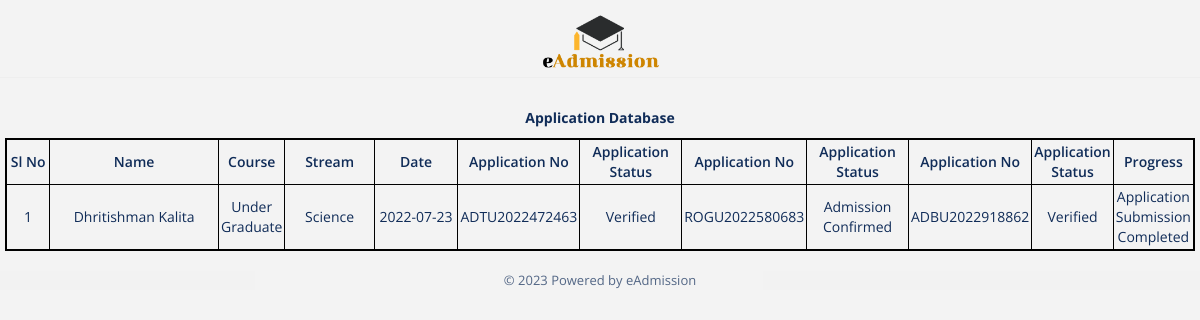
Screenshot of /application-database.php (signed in) with the database file from the repository.
### tables this page shows
CREATE TABLE `registration_details` (
  `s_id` int(11) NOT NULL,
  `s_name` varchar(50) DEFAULT NULL,
  `s_email` varchar(50) DEFAULT NULL,
  `s_phone` varchar(10) DEFAULT NULL,
  `s_password` varchar(50) DEFAULT NULL,
  `s_institute1` varchar(100) DEFAULT NULL,
  `s_institute2` varchar(100) DEFAULT NULL,
  `s_institute3` varchar(100) DEFAULT NULL,
  `s_stream` varchar(100) DEFAULT NULL,
  `s_course` varchar(100) DEFAULT NULL,
  `s_aplno1` varchar(20) DEFAULT NULL,
  `s_aplno2` varchar(20) DEFAULT NULL,
  `s_aplno3` varchar(20) DEFAULT NULL,
  `s_apldate` date DEFAULT NULL,
  `s_aplstatus1` int(11) DEFAULT 0,
  `s_aplstatus2` int(11) DEFAULT 0,
  `s_aplstatus3` int(11) DEFAULT 0,
  `s_status` int(11) NOT NULL DEFAULT 1
);

### application-database.php (the view, shortened to what this page needs)
<?php
    require("connection.php");
    require("header.php");
    $year = date("Y");
    $count = 1;
        ?>
        <?php
    $sql_total_application = "SELECT * FROM registration_details";
    $result_total_application = mysqli_query($connect, $sql_total_application);
    $info_total_application = mysqli_fetch_all($result_total_application, MYSQLI_ASSOC);
?>
<!DOCTYPE html>
<html lang="en">
<head>
    <link rel="stylesheet" href="https://cdnjs.cloudflare.com/ajax/libs/twitter-bootstrap/3.3.7/css/bootstrap.min.css">
    <link rel="stylesheet" href="https://cdnjs.cloudflare.com/ajax/libs/animate.css/3.5.2/animate.min.css">
    <link rel="stylesheet" href="css/application-database.css">
</head>
<body>
    <div class="page-header">
        <div class="page-title-logo">
            <img class="page-title-logo-image" src="assets/images/eadmission-logo.PNG" alt="Logo">
        </div>
    </div>
    <div class="application-data">
        <div class="table-title">Application Database</div>
        <table class="applications-database">
        <tr>
                <th class="narrow">Sl No</th>
                <th class="special">Name</th>
                <th class="narrow">Course</th>
                <th class="regular">Stream</th>
                <th class="regular">Date</th>
                <th class="regular">Application No</th>
                <th class="regular">Application Status</th>
                <th class="regular">Application No</th>
                <th class="regular">Application Status</th>
                <th class="regular">Application No</th>
                <th class="regular">Application Status</th>
                <th class="regular">Progress</th>
            </tr>
            <?php foreach($info_total_application as $application){
                if($application['s_aplstatus1']==0){
                    $aplstatus1 = "Pending";
                }elseif($application['s_aplstatus1']==1){
                    $aplstatus1 = "Verified";
                }elseif($application['s_aplstatus1']==2){
                    $aplstatus1 = "Rejected";
                }elseif($application['s_aplstatus1']==3){
                    $aplstatus1 = "Admission Confirmed";
                }
                if($application['s_aplstatus2']==0){
                    $aplstatus2 = "Pending";
                }elseif($application['s_aplstatus2']==1){
                    $aplstatus2 = "Verified";
                }elseif($application['s_aplstatus2']==2){
                    $aplstatus2 = "Rejected";
                }elseif($application['s_aplstatus2']==3){
                    $aplstatus2 = "Admission Confirmed";
                }
                if($application['s_aplstatus3']==0){
                    $aplstatus3 = "Pending";
                }elseif($application['s_aplstatus3']==1){
                    $aplstatus3 = "Verified";
                }elseif($application['s_aplstatus3']==2){
                    $aplstatus3 = "Rejected";
                }elseif($application['s_aplstatus3']==3){
                    $aplstatus3 = "Admission Confirmed";
                }
                if($application['s_status']==1){
                    $progress = "Applicant Registered";
                } elseif($application['s_status']==2){
                    $progress = "Registration Details Submitted";
                } elseif($application['s_status']==3){
                    $progress = "Residential Details Submitted";
                } elseif($application['s_status']==4){
                    $progress = "Personal Details Submitted";
                } elseif($application['s_status']==5){
                    $progress = "Family Details Submitted";
                } elseif($application['s_status']==6){
                    $progress = "Bank Details Submitted";
                } elseif($application['s_status']==7){
                    $progress = "Additional Details Submitted";
                } elseif($application['s_status']==8){
                    $progress = "Academic Details Submitted";
                } elseif($application['s_status']==9){
                    $progress = "Course Details Submitted";
                } elseif($application['s_status']>=10){
                    $progress = "Application Submission Completed";
                }
            ?>
            <tr>
                <td class="narrow"><?php echo $count++ ?></td>
                <td class="special"><?php echo $application['s_name'] ?></td>
                <td class="narrow"><?php echo $application['s_course'] ?></td>
                <td class="regular"><?php echo $application['s_stream'] ?></td>
                <td class="regular"><?php echo $application['s_apldate'] ?></td>
                <td class="regular"><?php echo $application['s_aplno1'] ?></td>
                <td class="regular"><?php echo $aplstatus1 ?></td>
                <td class="regular"><?php echo $application['s_aplno2'] ?></td>
                <td class="regular"><?php echo $aplstatus2 ?></td>
                <td class="regular"><?php echo $application['s_aplno3'] ?></td>
                <td class="regular"><?php echo $aplstatus3 ?></td>
                <td class="regular"><?php echo $progress ?></td>
            </tr>
            <?php } ?>
        </table>
    </div>
</body>
<footer class="bg-light text-center text-lg-start" style="margin-top: 20px;">
  <div class="text-center p-3" style="opacity: 0.7; font-size:small;background-color:#f3f3f3;">
    © <?php echo $year?> Powered by eAdmission
  </div>
</footer>

### css/application-database.css (style rules this page uses)
html, body { height: 100%; width: 100%; }
body { margin: 0; padding: 0; font-family: "Open Sans"; font-size: 14px; font-weight: 400; background-color: #f3f3f3; color: #102c58; }
* { -webkit-box-sizing: border-box; -moz-box-sizing: border-box; box-sizing: border-box; }
.application-data { margin-left: 5px; margin-right: 5px; }
.page-header { text-align: center; margin-top: 10px; margin-bottom: 30px; padding: 0; }
.page-title-logo-image { height: 10%; width: 10%; }
table { height: 100%; width: 100%; border: 2px solid black; }
th { font-weight: 600; }
tr, td, th { border: 1px solid black; padding: 2px; text-align: center; }
.narrow { width: 5%; }
.regular { width: 10%; }
.special { width: 20%; }
.table-title { text-align: center; font-weight: bold; margin-bottom: 10px; margin-top: 10px; }

### rows the page displays
registration_details: s_name "Dhritishman Kalita", s_course "Under Graduate", s_stream "Science", s_apldate "2022-07-23", s_aplno1 "ADTU2022472463", s_aplstatus1 "Verified", s_aplno2 "ROGU2022580683", s_aplstatus2 "Admission Confirmed", s_aplno3 "ADBU2022918862", s_aplstatus3 "Verified", s_status "Application Submission Completed"
